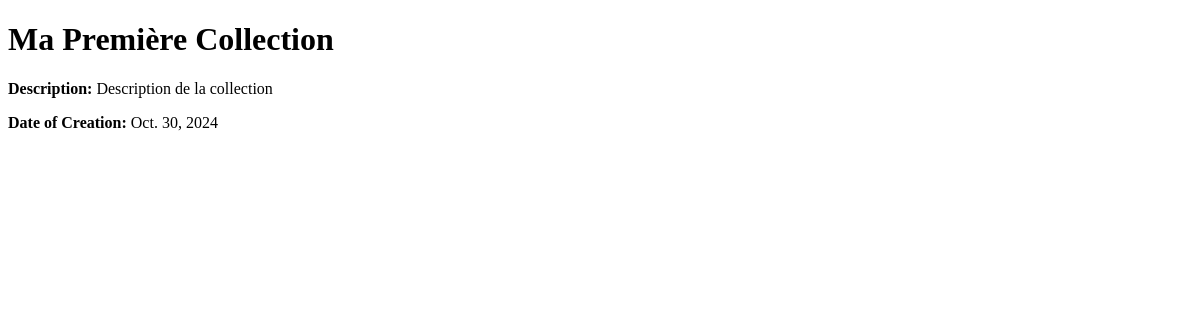
Before: /collection/1 with the older database file.
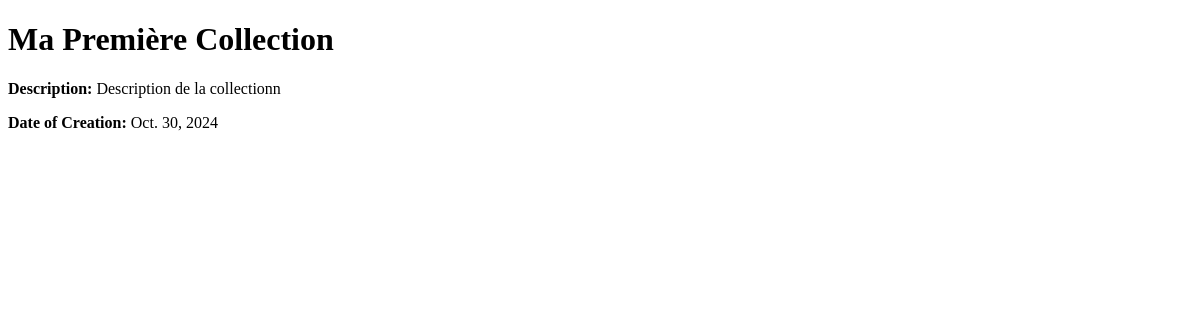
After: the same page with the newer database file.
### appvrai/models.py (models this page shows, shortened)
class Collec(models.Model):
    title = models.CharField(max_length=100, null=False)
    description = models.TextField(null=False)
    creation_date = models.DateField(auto_now_add=True, null=False)

### appvrai/views.py (the view)
# urls.py: path('collection/<int:n>', collection_detail, name='collection_detail'),
def collection_detail(request, n):
    collection = get_object_or_404(Collec, id=n)
    return render(request, 'collection_detail.html', {'collection': collection})

### appvrai/templates/collection_detail.html (shortened to what this page needs)
<!DOCTYPE html>
<html lang="en">
<head>
</head>
<body>
    <h1>{{ collection.title }}</h1>
    <p><strong>Description:</strong> {{ collection.description }}</p>
    <p><strong>Date of Creation:</strong> {{ collection.creation_date }}</p>
</body>
</html>

Changed rows visible on the page:
changed Collec "Ma Première Collection": description "Description de la collection" → "Description de la collectionn"
